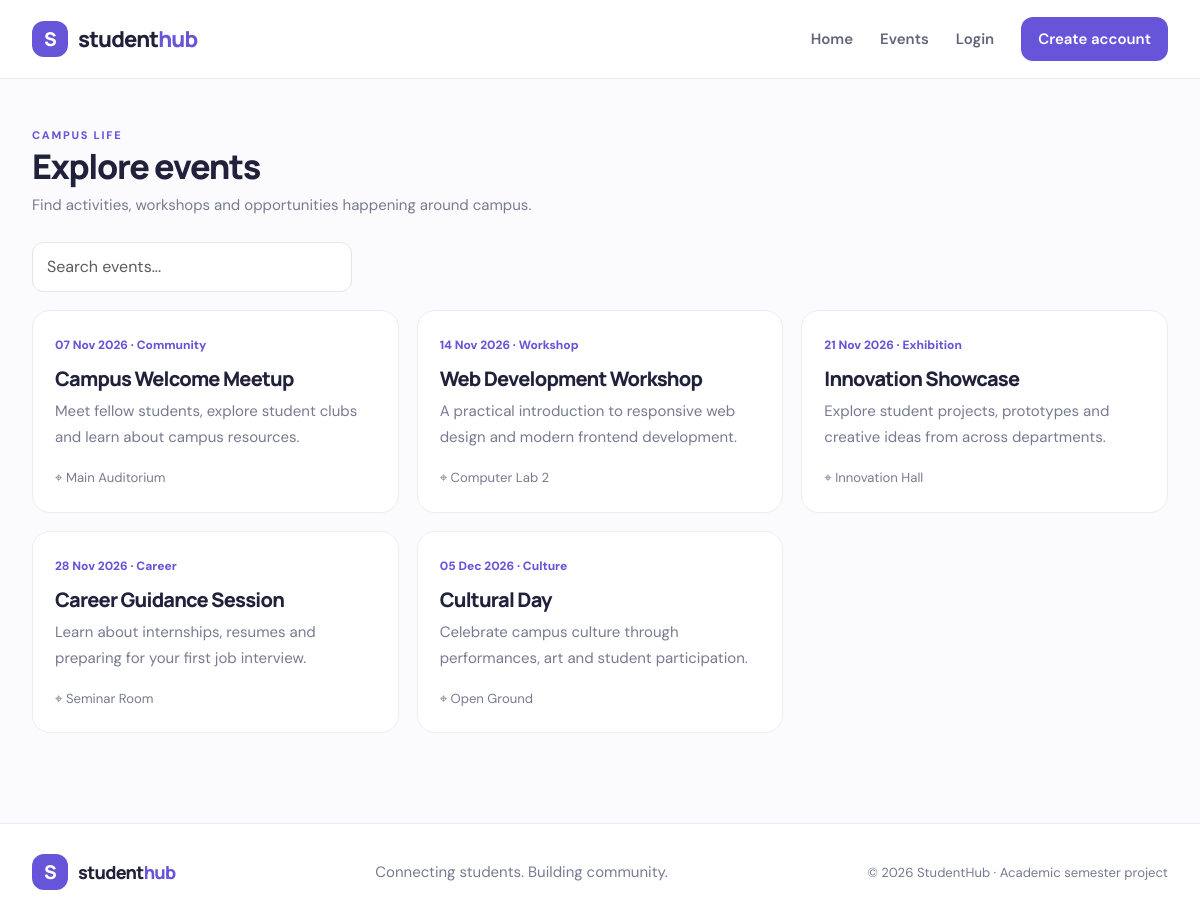
Screenshot of /events.php with the database file from the repository.
### tables this page shows
CREATE TABLE events (
  id INT UNSIGNED AUTO_INCREMENT PRIMARY KEY,
  title VARCHAR(160) NOT NULL,
  description TEXT NOT NULL,
  event_date DATE NOT NULL,
  venue VARCHAR(160) NOT NULL,
  category VARCHAR(80) NOT NULL DEFAULT 'General',
  status ENUM('draft','published','closed') NOT NULL DEFAULT 'published',
  created_by INT UNSIGNED DEFAULT NULL,
  created_at TIMESTAMP DEFAULT CURRENT_TIMESTAMP,
  CONSTRAINT fk_events_user FOREIGN KEY (created_by) REFERENCES users(id) ON DELETE SET NULL
);

### includes/functions.php (called while the page is built, shortened)
<?php
function e($value): string { return htmlspecialchars((string)$value, ENT_QUOTES, 'UTF-8'); }
function url(string $path=''): string { return rtrim(BASE_URL, '/') . '/' . ltrim($path, '/'); }
function current_user(): ?array { return $_SESSION['user'] ?? null; }

### config/database.php (called while the page is built, shortened)
<?php
function db(): PDO {
    $dsn = 'mysql:host=' . DB_HOST . ';dbname=' . DB_NAME . ';charset=utf8mb4';
    $pdo = new PDO($dsn, DB_USER, DB_PASS, [
        PDO::ATTR_ERRMODE => PDO::ERRMODE_EXCEPTION,
        PDO::ATTR_DEFAULT_FETCH_MODE => PDO::FETCH_ASSOC,
        PDO::ATTR_EMULATE_PREPARES => false,
    ]);
    return $pdo;
}

### events.php (the view, shortened to what this page needs)
<?php
$events=db()->query("SELECT title,description,event_date,venue,category FROM events WHERE status='published' ORDER BY event_date")->fetchAll();
$pageTitle='Campus events';require __DIR__.'/includes/header.php';?>
<div class="page-title"><span class="eyebrow">CAMPUS LIFE</span><h1>Explore events</h1><p>Find activities, workshops and opportunities happening around campus.</p></div>
<div class="toolbar"><input class="form-control" id="eventSearch" type="search" placeholder="Search events..." aria-label="Search events"></div>
<div class="event-grid"><?php foreach($events as $event):?><article class="event-card" data-event-card><span class="event-date"><?=e(date('d M Y',strtotime($event['event_date'])))?> · <?=e($event['category'])?></span><h3><?=e($event['title'])?></h3><p class="muted"><?=e($event['description'])?></p><small class="muted">⌖ <?=e($event['venue'])?></small></article><?php endforeach;?><?php if(!$events):?><div class="panel empty-state">No events published yet.</div><?php endif;?></div>
<?php require __DIR__.'/includes/footer.php';?>

### includes/header.php (shortened to what this page needs)
<?php
$user = current_user();
?>
<!doctype html>
<html lang="en">
<head>
<link href="https://cdn.jsdelivr.net/npm/bootstrap@5.3.3/dist/css/bootstrap.min.css" rel="stylesheet">
<link href="<?= e(url('assets/css/style.css')) ?>" rel="stylesheet">
</head>
<body>
<header class="site-header"><div class="container nav-wrap">
<a class="brand" href="<?= e(url('index.php')) ?>"><span class="brand-mark">S</span><span>student<span class="brand-accent">hub</span></span></a>
<nav class="main-nav" aria-label="Main navigation">
<a href="<?= e(url('index.php')) ?>">Home</a><a href="<?= e(url('events.php')) ?>">Events</a>
<?php if ($user): ?>
<a href="<?= e(url('dashboard.php')) ?>">Dashboard</a>
<?php if ($user['role']==='admin'): ?><a href="<?= e(url('admin/index.php')) ?>">Admin</a><?php endif; ?>
<a class="nav-user" href="<?= e(url('profile.php')) ?>"><?= e($user['name']) ?></a>
<a class="nav-login" href="<?= e(url('logout.php')) ?>">Logout</a>
<?php else: ?>
<a href="<?= e(url('login.php')) ?>">Login</a><a class="nav-cta" href="<?= e(url('register.php')) ?>">Create account</a>
<?php endif; ?>
</nav></div></header>
<main id="main" class="container page-main">

### includes/footer.php (shortened to what this page needs)
</main>
<footer class="site-footer"><div class="container footer-inner"><a class="brand footer-brand" href="<?= e(url('index.php')) ?>"><span class="brand-mark">S</span><span>student<span class="brand-accent">hub</span></span></a><p>Connecting students. Building community.</p><small>© <?= date('Y') ?> StudentHub · Academic semester project</small></div></footer>
</body></html>

### assets/css/style.css (style rules this page uses)
:root { --ink:#20213a;--muted:#777b91;--primary:#6655d9;--primary-dark:#5141c2;--lav:#f2efff;--line:#ececf3;--bg:#fbfbfe;--radius:20px }
* { box-sizing:border-box }
body { margin:0;background:var(--bg);color:var(--ink);font-family:'DM Sans',sans-serif;font-size:15px }
h1,h2,h3,.brand { font-family:Manrope,sans-serif;font-weight:800;letter-spacing:-.04em }
a { text-decoration:none;color:inherit }
.container { max-width:1160px }
.site-header { background:rgba(255,255,255,.94);border-bottom:1px solid var(--line);position:sticky;top:0;z-index:20;backdrop-filter:blur(12px) }
.nav-wrap { height:78px;display:flex;align-items:center;justify-content:space-between }
.brand { display:flex;align-items:center;gap:10px;font-size:22px }
.brand-mark { width:36px;height:36px;border-radius:12px;background:var(--primary);color:#fff;display:grid;place-items:center;font-size:19px }
.brand-accent { color:var(--primary) }
.main-nav { display:flex;align-items:center;gap:27px;color:#62657a;font-weight:600 }
.nav-cta,.nav-login { background:var(--primary);color:white!important;padding:11px 17px;border-radius:12px }
.page-main { min-height:70vh;padding-top:26px;padding-bottom:70px }
.eyebrow { color:var(--primary);font-size:11px;font-weight:800;letter-spacing:.16em }
.feature-card p,.muted { color:var(--muted);line-height:1.7 }
.page-title { margin:18px 0 25px }
.page-title h1 { font-size:34px }
.page-title p { color:var(--muted) }
.form-control,.form-select { padding:12px 14px;border:1px solid #e5e5ee;border-radius:11px }
.site-footer { background:#fff;border-top:1px solid var(--line);padding:30px 0 }
.footer-inner { display:flex;align-items:center;justify-content:space-between;gap:15px;flex-wrap:wrap }
.footer-inner p,.footer-inner small { color:var(--muted);margin:0 }
.footer-brand { font-size:18px }
.event-grid { display:grid;grid-template-columns:repeat(3,1fr);gap:18px }
.event-card { background:#fff;border:1px solid var(--line);border-radius:18px;padding:22px }
.event-date { color:var(--primary);font-size:12px;font-weight:800 }
.event-card h3 { font-size:20px;margin-top:12px }
.toolbar { display:flex;gap:10px;flex-wrap:wrap;margin-bottom:18px }
.toolbar .form-control { max-width:320px }
.site-footer { margin-top:20px }

### rows the page displays
events: event_date "07 Nov 2026", category "Community", title "Campus Welcome Meetup", description "Meet fellow students, explore student clubs and learn about campus resources.", venue "Main Auditorium"
events: event_date "14 Nov 2026", category "Workshop", title "Web Development Workshop", description "A practical introduction to responsive web design and modern frontend development.", venue "Computer Lab 2"
events: event_date "21 Nov 2026", category "Exhibition", title "Innovation Showcase", description "Explore student projects, prototypes and creative ideas from across departments.", venue "Innovation Hall"
events: event_date "28 Nov 2026", category "Career", title "Career Guidance Session", description "Learn about internships, resumes and preparing for your first job interview.", venue "Seminar Room"
events: event_date "05 Dec 2026", category "Culture", title "Cultural Day", description "Celebrate campus culture through performances, art and student participation.", venue "Open Ground"
